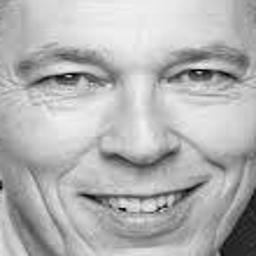
%> input picture 2.jpg, 256 x 256 px
$ octave dct.m   (GNU Octave 9; MATLAB toolbox functions it lacks are replaced by stand-ins)
%> lines starting %> are read from the running program, lines starting %| are printed output that depends on the picture
### jcomatt.m
function [I out]=jcomatt(I,Q);

I=imresize(I,[512 512]);

input_image = im2double(I);

dct_8x8_image_of{1} = image_8x8_block_dct( input_image );

mean_matrix_8x8 = zeros( 8,8 );

  for m = 0:63
      for n = 0:63
         mean_matrix_8x8 = mean_matrix_8x8 +abs( dct_8x8_image_of{1}(m*8+[1:8],n*8+[1:8]) ).^2;
      end
  end

original_image = im2double(I);

coef_selection_matrix = zeros(8,8);

compressed_set = [Q];

for number_of_coefficient = 1:64
    % find the most energetic coefficient from the mean_matrix
    [y,x] = find(mean_matrix_8x8==max(max(mean_matrix_8x8)));
    % select if for the compressed image
    coef_selection_matrix(y,x) = 1;
    % replicate the selection matrix for all the parts of the dct transform
    % (remember that the DCT transform creates a set of 8x8 matrices, where
    %  in each matrix I need to choose the coefficients defined by the
    %  <<coef_selection_matrix>> matrix )
    selection_matrix = repmat( coef_selection_matrix,64,64);
    % set it as zero in the mean_matrix, so that in the next loop, we will
    % choose the "next-most-energetic" coefficient
    mean_matrix_8x8(y,x) = 0;
    % choose the most energetic coefficients from the original image
    % (total of <<number_of_coefficient>> coefficients for this run in the loop)
%     size(I)
%     size(selection_matrix)
    compressed_image = image_8x8_block_dct(I) .* selection_matrix;
    % restore the compressed image from the given set of coeficients
    restored_image = image_8x8_block_inv_dct( compressed_image );
    % calculate the snr of this image (based on the original image)
    if ~isempty(find(number_of_coefficient==compressed_set))
         out=restored_image;
         %imshow(out)
   end
end


% [15 lines left out: function pdip_dct2, not called in this run]

% ---------------------------------------------------------------------------------
% pdip_inv_dct2 - implementation of an inverse 2 Dimensional DCT
%
% assumption: input matrix is a square matrix !
% ---------------------------------------------------------------------------------
% [16 lines left out: function pdip_inv_dct2, not called in this run]

% ---------------------------------------------------------------------------------
% image_8x8_block_dct - perform a block DCT for an image
% ---------------------------------------------------------------------------------
function transform_image = image_8x8_block_dct( input_image )

transform_image = zeros( size( input_image,1 ),size( input_image,2 ) );
for m = 0:63
    for n = 0:63
        transform_image( m*8+[1:8],n*8+[1:8] ) = ...
            pdip_dct2( input_image( m*8+[1:8],n*8+[1:8] ) );
    end
end


% ---------------------------------------------------------------------------------
% image_8x8_block_inv_dct - perform a block inverse DCT for an image
% ---------------------------------------------------------------------------------
function restored_image = image_8x8_block_inv_dct( transform_image )

restored_image = zeros( size( transform_image,1 ),size( transform_image,2 ) );
for m = 0:63
    for n = 0:63
        restored_image( m*8+[1:8],n*8+[1:8] ) = ...
            pdip_inv_dct2( transform_image( m*8+[1:8],n*8+[1:8] ) );
    end
end


% ---------------------------------------------------------------------------------
% calc_snr - calculates the snr of a figure being compressed
%
% assumption: SNR calculation is done in the following manner:
%             the deviation from the original image is considered
%             to be the noise therefore:
%
%                   noise = original_image - compressed_image
%
%             the SNR is defined as:
%
%                   SNR = energy_of_image/energy_of_noise
%
%             which yields:
%
%                   SNR = energy_of_image/((original_image-compressed_image)^2)
% ---------------------------------------------------------------------------------
% [5 lines left out: function calc_snr, not called in this run]

### dct.m
 clc;
 clear all;
 close all;
 warning off;
 cd test
 nm=uigetfile('*.tif','select an input image');
%> the answer given: 2.jpg
% [4 lines of commented-out code are left out]
 im=imread(nm);
%> im is the input picture: size 256x256 uint8; min 0, max 243, mean 178.8
 cd ..
 im=imresize(im,[200 200]);
%> im: size 200x200 uint8
 I=double(im);
figure,
imshow(I,[]),title('input image')
%I=imresize(I,[256 256]);
if size(I,3)>1
    I=rgb2gray(I);
end
figure,imshow(i);
% title('Original image');
I=double(I);
%----------------------------------
 Q=70;                   % quality facor
 [I J]=jcomatt(I,10);
%> after the loop in image_8x8_block_dct, `for m = 0:63`:
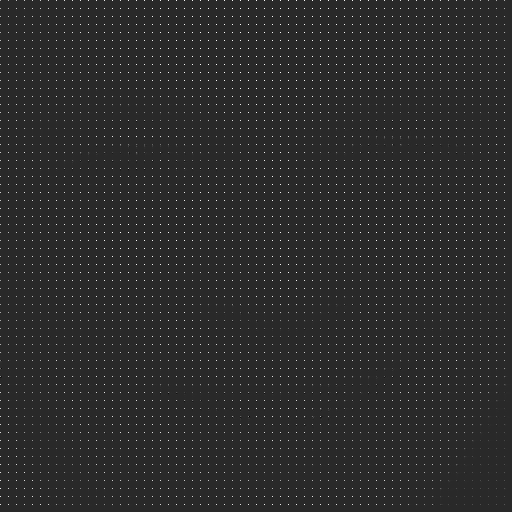
%> transform_image: size 512x512 double; min -377.1, max 1917.4, mean 22.4; drawn with min black and max white
%> after the loop in jcomatt, `for m = 0:63`: mean_matrix_8x8 = [8.82e+09 5966092 481926.4 44323.4 17683.4 5322.2 1664.4 294.3; 14610347.3 1178368.5 113941 10321.8 5003.7 1021 432.6 53.88; 1753522.6 220756.4 17081.7 2567.7 1149.3 250.5 92.69 12.49; 161000.9 27376.9 2595.7 480.7 184.5 42.38 11.81 1.76; 51610.2 8715.4 951.5 144.4 52.6 12.05 3.35 0.563; 15819.9 1756.5 197.5 33.67 12.11 3.3 0.822 0.136; 4201.2 524.3 61.93 6.79 2.9 0.63 0.211 0.0313; 843.5 92.95 9.32 1.39 0.514 0.141 0.0387 0.00621]
%> (the run ends here)
